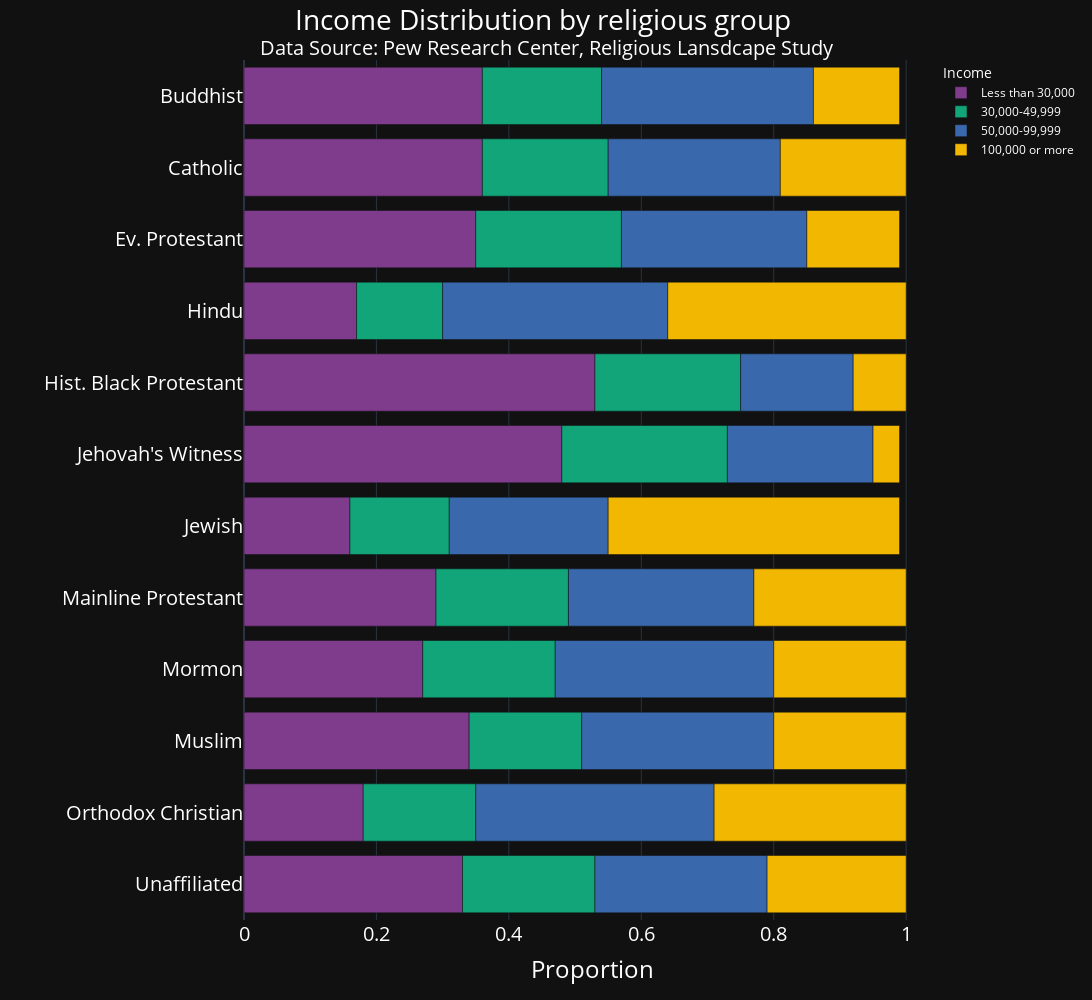

The code cell stored with this chart in its notebook:
### Code cell
fig = px.bar(DF_new,
             y='religion',
             x='proportion',
             color='income',
             color_discrete_sequence=px.colors.qualitative.Bold,
             category_orders={'income' : ['Less than 30,000', '30,000-49,999', '50,000-99,999', '100,000 or more']})

fig.update_layout(template="plotly_dark",
                  title='Income Distribution by religious group <br><sup>Data Source: Pew Research Center, Religious Lansdcape Study</sup><br><br>',
                  title_x=0.5,
                  yaxis={'categoryorder': 'category descending'},
                  xaxis_title="Proportion",
                  yaxis_title="",
                  legend_title='Income',
                  legend={'orientation':"v",'yanchor':"top",'y':1, 'xanchor':"left",'x':1, 'font': {'size': 12}},
                  font={'family':"Open Sans, monospace",'size':20,'color':"White"},
                  autosize=False,
                  width=1200,
                  height=1000)
fig.show()

### Figure 1 — Plotly figure (JSON) as saved in the notebook; plotly's stock layout.template omitted (floating-point values rounded to 4 significant figures)
{"data": [{"hovertemplate": "income=Less than 30,000<br>proportion=%{x}<br>religion=%{y}<extra></extra>", "legendgroup": "Less than 30,000", "marker": {"color": "rgb(127, 60, 141)", "pattern": {"shape": ""}}, "name": "Less than 30,000", "orientation": "h", "showlegend": true, "textposition": "auto", "type": "bar", "x": [0.36, 0.36, 0.35, 0.17, 0.53, 0.48, 0.16, 0.29, 0.27, 0.34, 0.18, 0.33], "xaxis": "x", "y": ["Buddhist", "Catholic", "Ev. Protestant", "Hindu", "Hist. Black Protestant", "Jehovah's Witness", "Jewish", "Mainline Protestant", "Mormon", "Muslim", "Orthodox Christian", "Unaffiliated"], "yaxis": "y"}, {"hovertemplate": "income=30,000-49,999<br>proportion=%{x}<br>religion=%{y}<extra></extra>", "legendgroup": "30,000-49,999", "marker": {"color": "rgb(17, 165, 121)", "pattern": {"shape": ""}}, "name": "30,000-49,999", "orientation": "h", "showlegend": true, "textposition": "auto", "type": "bar", "x": [0.18, 0.19, 0.22, 0.13, 0.22, 0.25, 0.15, 0.2, 0.2, 0.17, 0.17, 0.2], "xaxis": "x", "y": ["Buddhist", "Catholic", "Ev. Protestant", "Hindu", "Hist. Black Protestant", "Jehovah's Witness", "Jewish", "Mainline Protestant", "Mormon", "Muslim", "Orthodox Christian", "Unaffiliated"], "yaxis": "y"}, {"hovertemplate": "income=50,000-99,999<br>proportion=%{x}<br>religion=%{y}<extra></extra>", "legendgroup": "50,000-99,999", "marker": {"color": "rgb(57, 105, 172)", "pattern": {"shape": ""}}, "name": "50,000-99,999", "orientation": "h", "showlegend": true, "textposition": "auto", "type": "bar", "x": [0.32, 0.26, 0.28, 0.34, 0.17, 0.22, 0.24, 0.28, 0.33, 0.29, 0.36, 0.26], "xaxis": "x", "y": ["Buddhist", "Catholic", "Ev. Protestant", "Hindu", "Hist. Black Protestant", "Jehovah's Witness", "Jewish", "Mainline Protestant", "Mormon", "Muslim", "Orthodox Christian", "Unaffiliated"], "yaxis": "y"}, {"hovertemplate": "income=100,000 or more<br>proportion=%{x}<br>religion=%{y}<extra></extra>", "legendgroup": "100,000 or more", "marker": {"color": "rgb(242, 183, 1)", "pattern": {"shape": ""}}, "name": "100,000 or more", "orientation": "h", "showlegend": true, "textposition": "auto", "type": "bar", "x": [0.13, 0.19, 0.14, 0.36, 0.08, 0.04, 0.44, 0.23, 0.2, 0.2, 0.29, 0.21], "xaxis": "x", "y": ["Buddhist", "Catholic", "Ev. Protestant", "Hindu", "Hist. Black Protestant", "Jehovah's Witness", "Jewish", "Mainline Protestant", "Mormon", "Muslim", "Orthodox Christian", "Unaffiliated"], "yaxis": "y"}], "layout": {"autosize": false, "barmode": "relative", "font": {"color": "White", "family": "Open Sans, monospace", "size": 20}, "height": 1000, "legend": {"font": {"size": 12}, "orientation": "v", "title": {"text": "Income"}, "tracegroupgap": 0, "x": 1, "xanchor": "left", "y": 1, "yanchor": "top"}, "margin": {"t": 60}, "title": {"text": "Income Distribution by religious group <br><sup>Data Source: Pew Research Center, Religious Lansdcape Study</sup><br><br>", "x": 0.5}, "width": 1200, "xaxis": {"anchor": "y", "domain": [0, 1], "title": {"text": "Proportion"}}, "yaxis": {"anchor": "x", "categoryorder": "category descending", "domain": [0, 1], "title": {"text": ""}}}}
